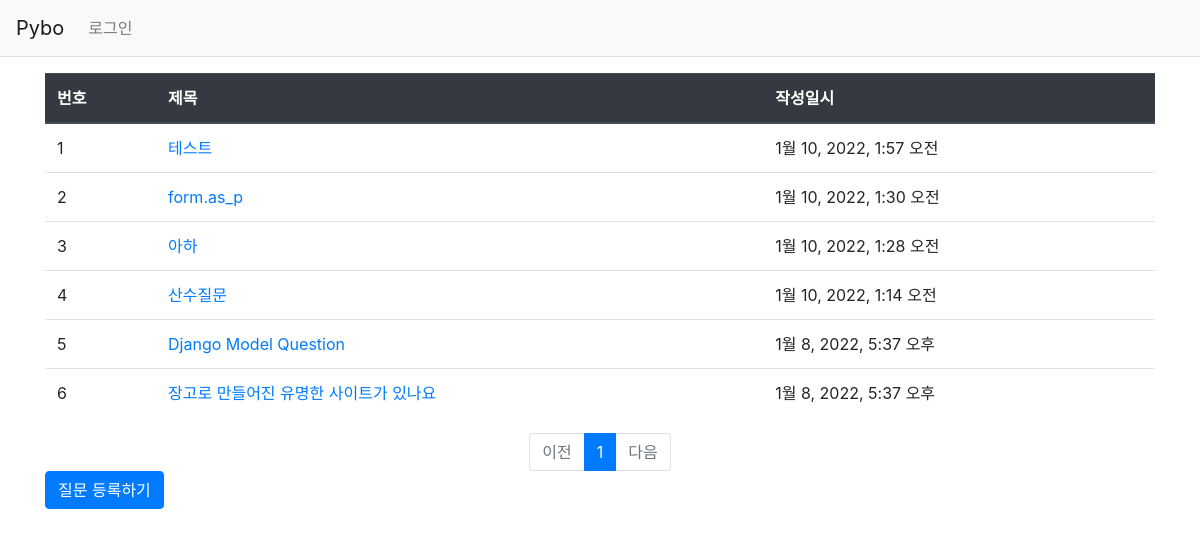
Page /pybo/ on the earlier database version.
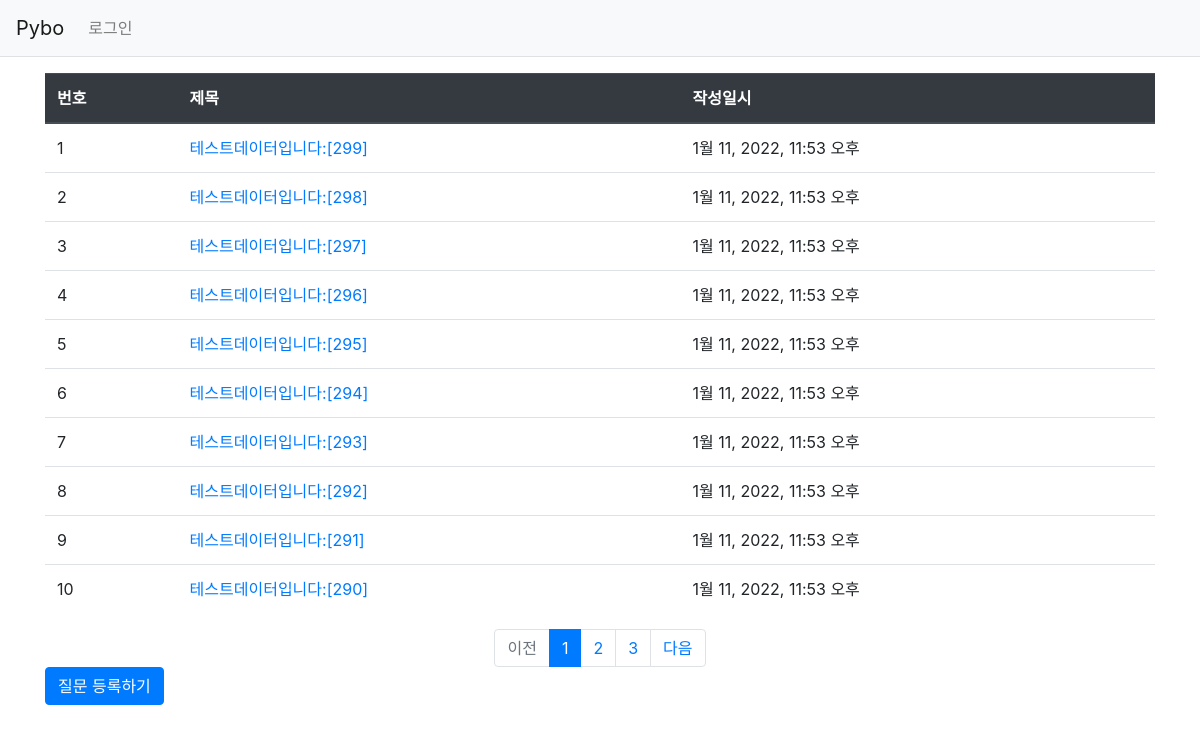
Same page on the later database version.
### pybo/models.py (models this page shows, shortened)
class Question(models.Model):  # 클래스이름으로 테이블이 생성된다
    subject = models.CharField(max_length=200)
    content = models.TextField()
    create_date = models.DateTimeField()

### pybo/views.py (the view)
# urls.py: path('', views.index, name = 'index'),
def index(request):
    page = request.GET.get('page', '1')
    question_list = Question.objects.order_by('-create_date')
    paginator = Paginator(question_list, 10)
    page_obj = paginator.get_page(page)
    context = {'question_list': page_obj}
    return render(request, 'pybo/question_list.html', context)

### templates/pybo/question_list.html
{% extends 'base.html' %}
{% block content %}
<div class="container my-3">
  <table class="table">
    <thead>
    <tr class="thead-dark">
      <th>번호</th>
      <th>제목</th>
      <th>작성일시</th>
    </tr>
    </thead>
    <tbody>
    {% if question_list %}
    {% for question in question_list %}
    <tr>
      <td>{{ forloop.counter }}</td>
      <td><a href="{% url 'pybo:detail' question.id %}">{{ question.subject }}</a></td>
      <td>{{ question.create_date }}</td>
    </tr>
    {% endfor %}
    {% else %}
    <tr>
      <td colspan="3">질문이 없습니다.</td>
    </tr>
    {% endif %}
    </tbody>
  </table>
  <ui class="pagination justify-content-center">
    {% if question_list.has_previous %}
    <li class="page-item">
      <a class="page-link" href="?page={{ question_list.previous_page_number }}">이전</a>
    </li>
    {% else %}
    <li class="page-item disabled">
      <a class="page-link" tabindex="-1" aria-disabled="true" href="#">이전</a>
    </li>
    {% endif %}
    {% for page_number in question_list.paginator.page_range %}
    {% if page_number >= question_list.number|add:-2 and page_number <= question_list.number|add:2 %}
      {% if page_number == question_list.number %}
      <li class="page-item active" aria-current="page">
        <a class="page-link" href="?page={{ page_number }}">{{ page_number }}</a>
      </li>
      {% else %}
      <li class="page-item">
        <a class="page-link" href="?page={{ page_number }}">{{ page_number }}</a>
      </li>
      {% endif %}
    {% endif %}
    {% endfor %}
    {% if question_list.has_next %}
    <li class="page-item">
      <a class="page-link" href="?page={{ question_list.next_page_number }}">다음</a>
    </li>
    {% else %}
    <li class="page-item disabled">
      <a class="page-link" tabindex="-1" aria-disabled="true" href="#">다음</a>
    </li>
    {% endif %}
  </ui>
  <a href="{% url 'pybo:question_create' %}" class="btn btn-primary">질문 등록하기</a>
</div>
{% endblock %}

### templates/base.html (shortened to what this page needs)
{% load static %}
<!doctype html>
<html lang="ko">
<head>
    <link rel="stylesheet" type="text/css" href="{% static 'bootstrap.min.css' %}">
    <link rel="stylesheet" type="text/css" href="{% static 'style.css' %}">
</head>
<body>
{% include "navbar.html" %}
{% block content %}
{% endblock %}
</body>
</html>

### templates/navbar.html (shortened to what this page needs)
<nav class="navbar navbar-expand-lg navbar-light bg-light border-bottom">
    <a class="navbar-brand" href= "{% url 'pybo:index' %}">Pybo</a>
    <div class="collapse navbar-collapse flex-grow-0" id="navbarNav">
        <ul class="navbar-nav">
            <li class="nav-item">
                <a class="nav-link" href="#">로그인</a>
            </li>
        </ul>
    </div>
</nav>

Differences in the rows shown:
no longer on this page (row unchanged): Question: subject "테스트", create_date "1월 10, 2022, 1:57 오전"
no longer on this page (row unchanged): Question: subject "form.as_p", create_date "1월 10, 2022, 1:30 오전"
no longer on this page (row unchanged): Question: subject "아하", create_date "1월 10, 2022, 1:28 오전"
no longer on this page (row unchanged): Question: subject "산수질문", create_date "1월 10, 2022, 1:14 오전"
no longer on this page (row unchanged): Question: subject "Django Model Question", create_date "1월 8, 2022, 5:37 오후"
no longer on this page (row unchanged): Question: subject "장고로 만들어진 유명한 사이트가 있나요", create_date "1월 8, 2022, 5:37 오후"
added Question: subject "테스트데이터입니다:[299]", create_date "1월 11, 2022, 11:53 오후"
added Question: subject "테스트데이터입니다:[298]", create_date "1월 11, 2022, 11:53 오후"
added Question: subject "테스트데이터입니다:[297]", create_date "1월 11, 2022, 11:53 오후"
added Question: subject "테스트데이터입니다:[296]", create_date "1월 11, 2022, 11:53 오후"
added Question: subject "테스트데이터입니다:[295]", create_date "1월 11, 2022, 11:53 오후"
added Question: subject "테스트데이터입니다:[294]", create_date "1월 11, 2022, 11:53 오후"
added Question: subject "테스트데이터입니다:[293]", create_date "1월 11, 2022, 11:53 오후"
added Question: subject "테스트데이터입니다:[292]", create_date "1월 11, 2022, 11:53 오후"
added Question: subject "테스트데이터입니다:[291]", create_date "1월 11, 2022, 11:53 오후"
added Question: subject "테스트데이터입니다:[290]", create_date "1월 11, 2022, 11:53 오후"
Other differences:
new list line: "2"
new list line: "3"
